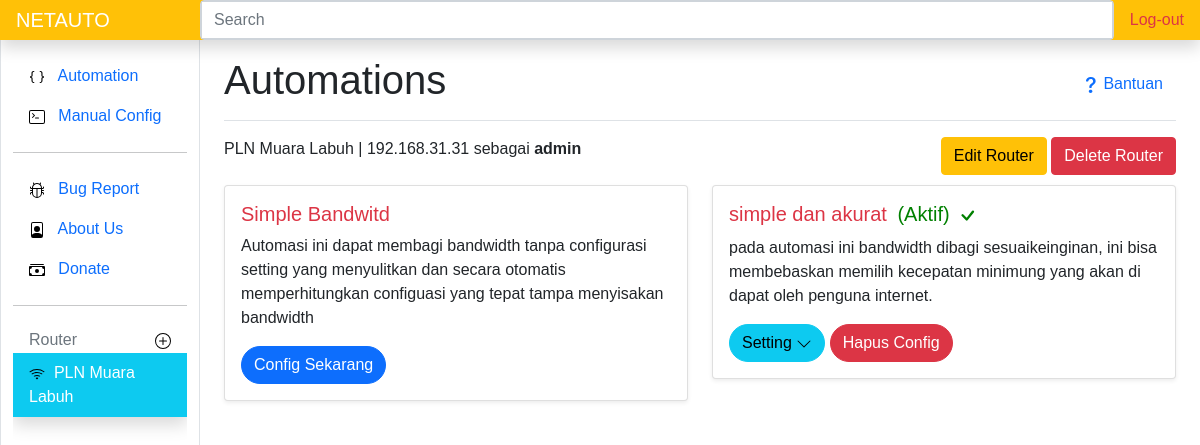
The page /2/router (signed in) on the database as committed earlier.
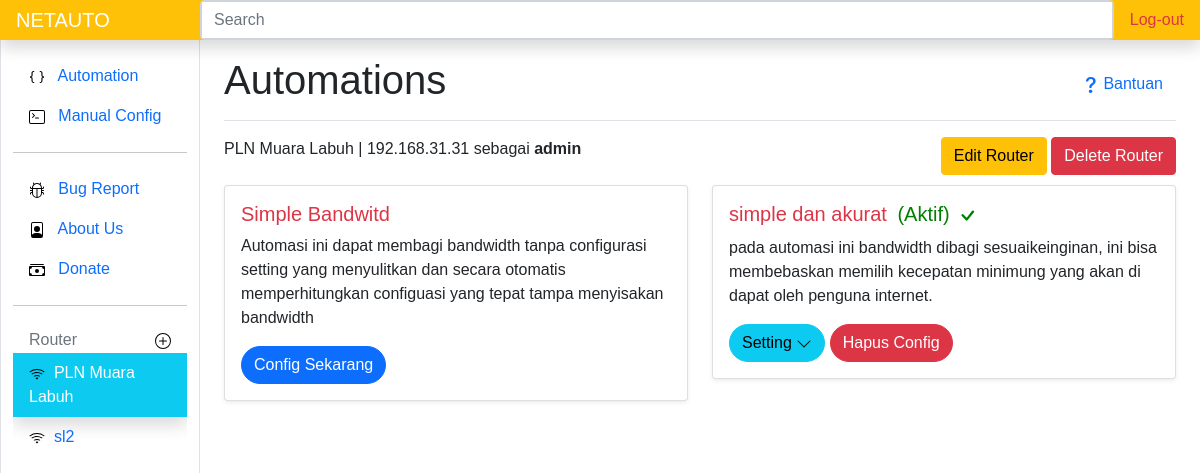
The same page on the database as committed later.
### routerapp/models.py (models this page shows, shortened)
class Routerm(models.Model):
    nama = models.CharField(max_length=50)
    host = models.CharField(max_length=50)
    user = models.CharField(max_length=30)
    password = models.CharField(max_length=50, blank=True)
    kecepatan_download = models.IntegerField(blank=True)
    kecepatan_upload = models.IntegerField(blank=True)
    pub_date = models.DateField(auto_now=True)

class Automation(models.Model):
    autokey = models.CharField(unique=True, max_length=50)
    nama = models.CharField(max_length=50)
    deskripsi = models.TextField()
    status = models.CharField(max_length=15, blank=True)

### routerapp/views.py (the view)
# urls.py: path('<int:id>/router',views.detailrouter, name='router'),
@login_required(login_url=settings.LOGIN_URL)
def detailrouter(request, id):
    auto1 = Automation.objects.filter(autokey="auto1")
    auto2 = Automation.objects.filter(autokey="auto2")
    nyala1 = Automationon.objects.filter(auto=1, router=id)
    nyala2 = Automationon.objects.filter(auto=2, router=id)
    routerside = Routerm.objects.all()
    idk = id
    router = Routerm.objects.filter(pk=id)
    auto2form=auto2Form
    context = {
        'auto1': auto1,
        'auto2': auto2,
        'router': router,
        'routerside': routerside,
        'idk': idk,
        'auto2form':auto2form,
        'nyala1':nyala1,
        'nyala2':nyala2
    }
    return render(request, 'detailrouter.html', context)

### routerapp/templates/detailrouter.html (shortened to what this page needs)
{% extends 'base.html' %}
{% load static %}
{% block judul %}
Automations
{% endblock judul %}
{% block content %}
    {% for router in router %}
    {{router.nama}} |
    {{router.host}} sebagai <strong> {{router.user}}</strong>
    <div class="float-end">
      <a class="btn btn-warning mr-4" href="{% url 'uprouter' router.id %}">Edit Router</a>
      <button type="button" class="btn btn-danger" data-bs-toggle="modal" data-bs-target="#modaldelrouter">
        Delete Router
      </button>
    </div>
    <div id="auto" class="row mt-4">
      {% include 'auto.html' %}
    </div>
      {% endfor %}
{% endblock content %}
{% block routerside %}
    {% include "routerside.html" %}
{% endblock routerside %}

### templates/routerside.html (shortened to what this page needs)
<div class="pb-lg-5 overflow-auto">
    {% load static %}
    {% for routerside in routerside %}
    <li class="nav-item">
        <a class="nav-link {% if routerside.id == idk %}shadow text-white bg-info{% endif %}" href="{% url 'router' routerside.id %}">
            <img src="{% static 'icons/wifi.svg' %}" alt="">&nbsp;
            {{routerside.nama}}
        </a>
    </li>
    {% endfor %}
</div>

### templates/auto.html (shortened to what this page needs)
  {% load static %}
 {% for auto1 in auto1 %}
       <div class="col-sm-6 ">
         <div class="card shadow-sm">
           <div class="card-body">
             <h5 class="card-title text-danger">{{auto1.nama}}
                </h5>
             <p class="card-text">{{auto1.deskripsi|truncatechars:180}}</p>
             <a href="{% url 'urlauto1' router.id %}" class="btn btn-primary rounded-pill">Config Sekarang</a>
            </div>
          </div>
        </div>
        {% endfor %}
        {% for auto2 in auto2 %}
        <div class="col-sm-6 ">
          <div class="card shadow-sm">
            <div class="card-body">
              <h5 class="card-title text-danger">{{auto2.nama}}
                {% if nyala2 %}
                <font style="color: green; margin-left: 5px;">(Aktif)</font>
                <svg xmlns="http://www.w3.org/2000/svg" width="25" height="25" fill="green" class="bi bi-check" viewBox="0 0 16 16">
                  <path d="M10.97 4.97a.75.75 0 0 1 1.07 1.05l-3.99 4.99a.75.75 0 0 1-1.08.02L4.324 8.384a.75.75 0 1 1 1.06-1.06l2.094 2.093 3.473-4.425a.267.267 0 0 1 .02-.022z"/>
                </svg>
                {% endif %}
              </h5>
              <p class="card-text">{{auto2.deskripsi|truncatechars:180}}</p>
              <button id="auto2" class="btn btn-info rounded-pill">Setting <img src="{% static 'icons/autodown.svg' %}" alt=""></button>
              {% if nyala2 %}<a href="{% url 'delauto2url' router.id %}" id="hapus2" class="btn btn-danger rounded-pill">Hapus Config</a>{% endif %}
            </div>
          </div>
        </div>
        {% endfor %}

Rows that differ between the two databases and show on the page:
added Routerm: nama "sl2", shown under "Router"
